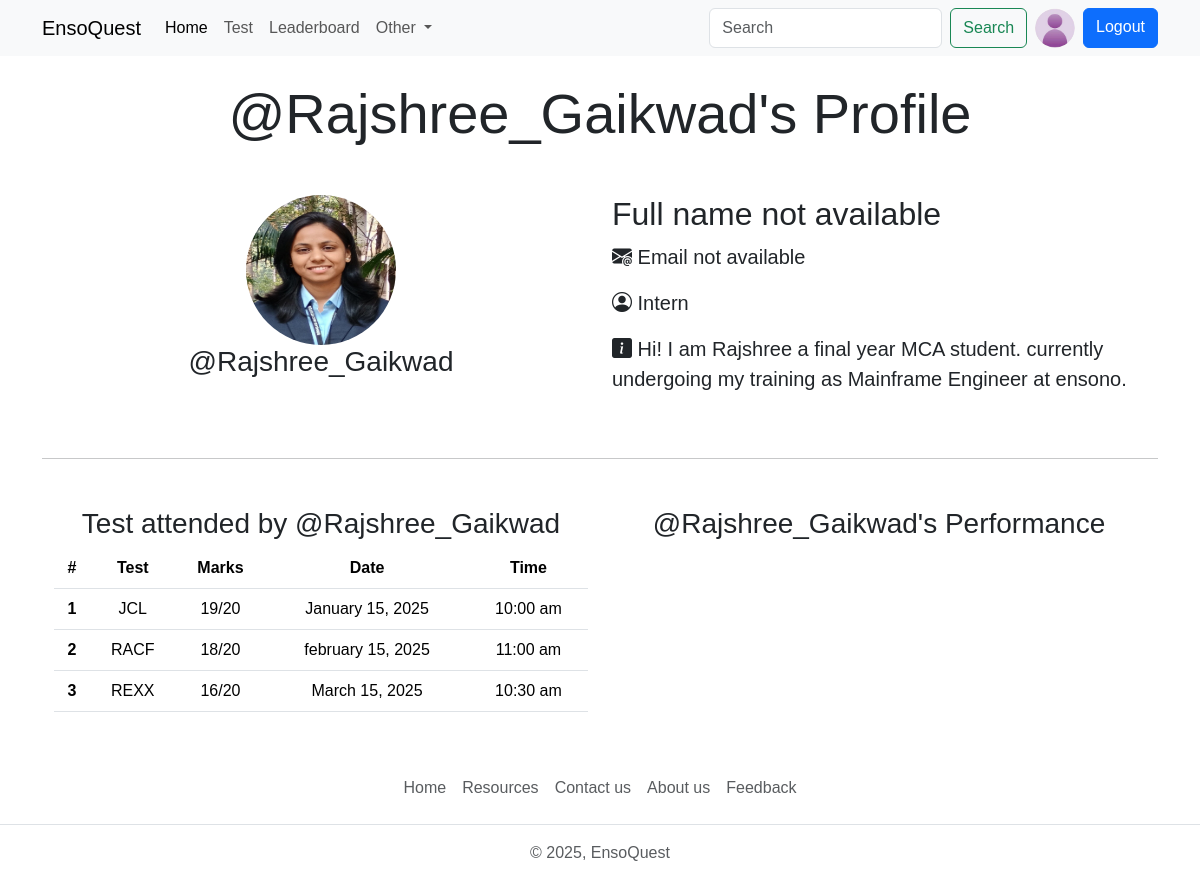
Before: /user/profile/Rajshree_Gaikwad (signed in) with the older database file.
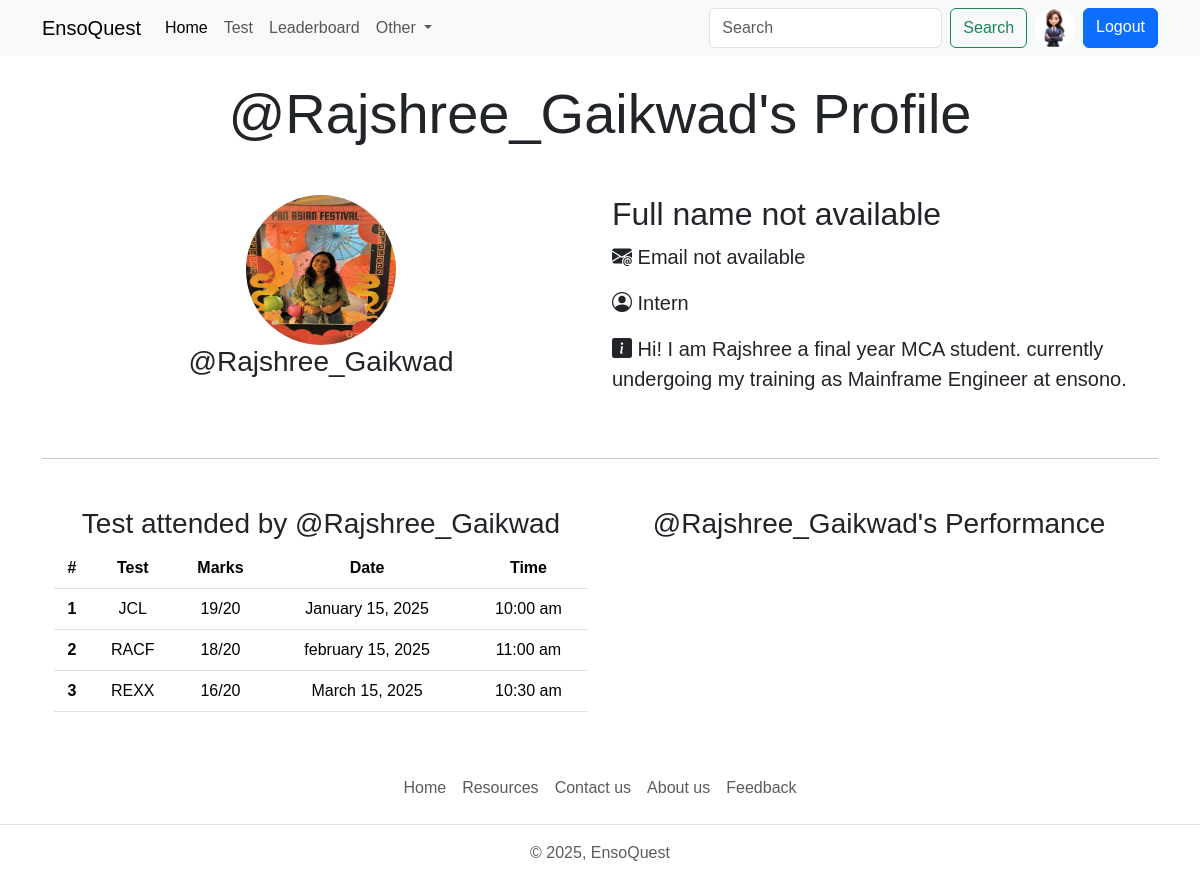
After: the same page with the newer database file.
### account/models.py (models this page shows, shortened)
class Profile(models.Model):
    user = models.OneToOneField(User,on_delete=models.CASCADE, null=True,verbose_name='User Object')
    position = models.CharField(max_length=100,blank=True,null=True)
    bio = models.TextField(blank=True,null=True)
    profile_img = models.ImageField(upload_to='profile_image', default='user.png',blank=True,null=True,verbose_name= 'Profile Pic')

### account/views.py (the view)
# urls.py: path('profile/<str:username>', views.profile, name='profile'),
@login_required(login_url='login')
def profile(request, username):
    user_object2 = User.objects.get(username=username)
    user_profile2 = Profile.objects.get(user=user_object2)
    user_object = User.objects.get(username=request.user)
    user_profile = Profile.objects.get(user=user_object)
    context = {"user_profile": user_profile, "user_profile2": user_profile2}
    return render(request,"profile.html", context)

### Templates/profile.html (shortened to what this page needs)
{% extends 'index.html' %}
{% block content %}
    <h1 class="display-4 text-center my-4">@{{user_profile2.user.username}}'s Profile</h1>
    <div class="container text-center">
      <div class="container text-center my-5">
        <div class="row">
          <div class="col">
            <img src="{{user_profile2.profile_img.url}}" alt="user-profile" class="rounded-circle" width="150" height="150">
            <h2 class="fs-3">@{{user_profile2.user.username}}</h2>
          </div>
          <div class="col" div style= 'text-align:left'>
           <h2>{{user_profile2.full_name|default:'Full name not available'}} {{user_profile2.full_name}}</h2>
           <p class="fs-5"><i class="bi bi-envelope-at-fill "></i> {{user_profile2.email_address|default:'Email not available'}} </p>
           <p class="fs-5"><i class="bi bi-person-circle"></i> {{user_profile2.position|default:'Position not available'}} </p>
           <p class="fs-5"><i class="bi bi-info-square-fill"></i> {{user_profile2.bio|default:'Bio not available'}} </p>
          </div>
        </div>
      </div>
      <hr class="my-5">
      <div class="container">
        <div class="row">
            <div class="col">
                <h3>Test attended by @{{user_profile2.user.username}}</h3>
                <table class="table">
                    <thead>
                      <tr>
                        <th scope="col">#</th>
                        <th scope="col">Test</th>
                        <th scope="col">Marks</th>
                        <th scope="col">Date</th>
                        <th scope="col">Time</th>
                      </tr>
                    </thead>
                    <tbody>
                      <tr>
                        <th scope="row">1</th>
                        <td>JCL</td>
                        <td>19/20</td>
                        <td>January 15, 2025</td>
                        <td>10:00 am</td>
                      </tr>
                      <tr>
                        <th scope="row">2</th>
                        <td>RACF</td>
                        <td>18/20</td>
                        <td>february 15, 2025</td>
                        <td>11:00 am</td>
                      </tr>
                      <tr>
                        <th scope="row">3</th>
                        <td>REXX</td>
                        <td>16/20</td>
                        <td>March 15, 2025</td>
                        <td>10:30 am</td>
                      </tr>
                    </tbody>
                  </table>
            </div>
            <div class="col">
             <h3>@{{user_profile2.user.username}}'s Performance</h3>
            </div>
        </div>
      </div>
    </div>
{% endblock content %}

### Templates/components/navbar.html (shortened to what this page needs)
  <nav class="navbar navbar-expand-lg bg-body-tertiary d-none d-lg-block">
    <div class="container">
      <a class="navbar-brand" href="{% url 'home' %}">EnsoQuest</a>
      <div class="collapse navbar-collapse" id="navbarSupportedContent">
        <ul class="navbar-nav me-auto mb-2 mb-lg-0">
          <li class="nav-item">
            <a class="nav-link active" aria-current="page" href="{% url 'home' %}">Home</a>
          </li>
          <li class="nav-item">
            <a class="nav-link" href="{% url 'all_quiz' %}">Test</a>
          </li>
          <li class="nav-item">
            <a class="nav-link" href="./Leaderboard.html">Leaderboard</a>
          </li>
          <li class="nav-item dropdown">
            <a class="nav-link dropdown-toggle" href="#" role="button" data-bs-toggle="dropdown" aria-expanded="false">
              Other
            </a>
          </li>
        </ul>
        <form class="d-flex" role="search">
          <input class="form-control me-2" type="search" placeholder="Search" aria-label="Search">
          <button class="btn btn-outline-success" type="submit">Search</button>
          {% if request.user.is_authenticated %}
          <a href="{% url 'profile' request.user.username %}" data-bs-toggle="tooltip" data-bs-placement="bottom" data-bs-title="@{{request.user.username}}" class="mx-2">
            <img src="{{user_profile.profile_img.url}}" class="rounded-circle" width="40" height="40" alt="profile_img">
          </a>
          <a href="{% url 'logout' %}" class="btn btn-primary">Logout</a>
          {% else %}
          <a href="{% url 'login' %}" class="btn btn-primary ms-2">Login</a>
          {% endif %}
        </form>
      </div>
    </div>
  </nav>

Changed rows visible on the page:
changed Profile (number 1 of 2 on the later page): profile_img: picture added in place of a placeholder
changed Profile "Intern": profile_img: a different picture
